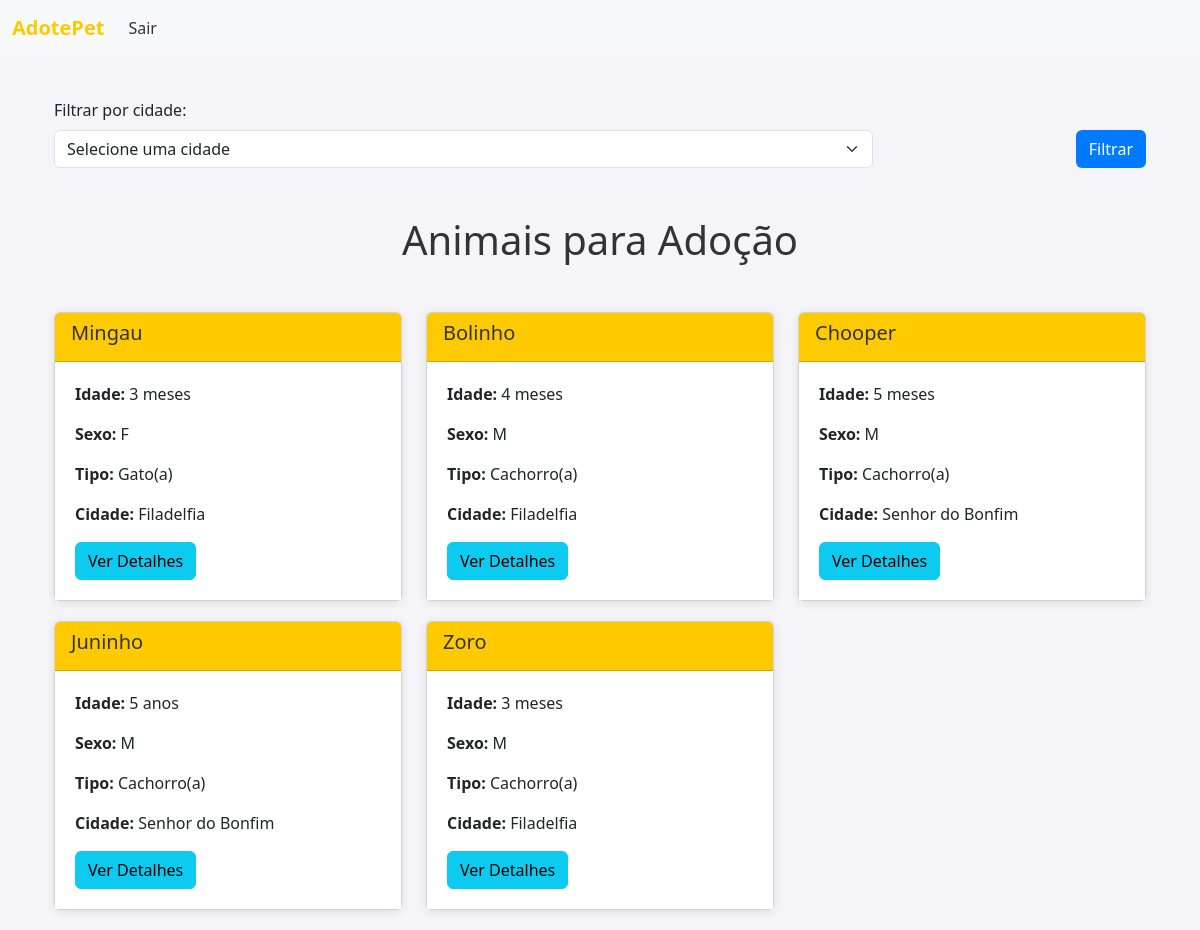
The app's page /lista_animais (signed in), older data.
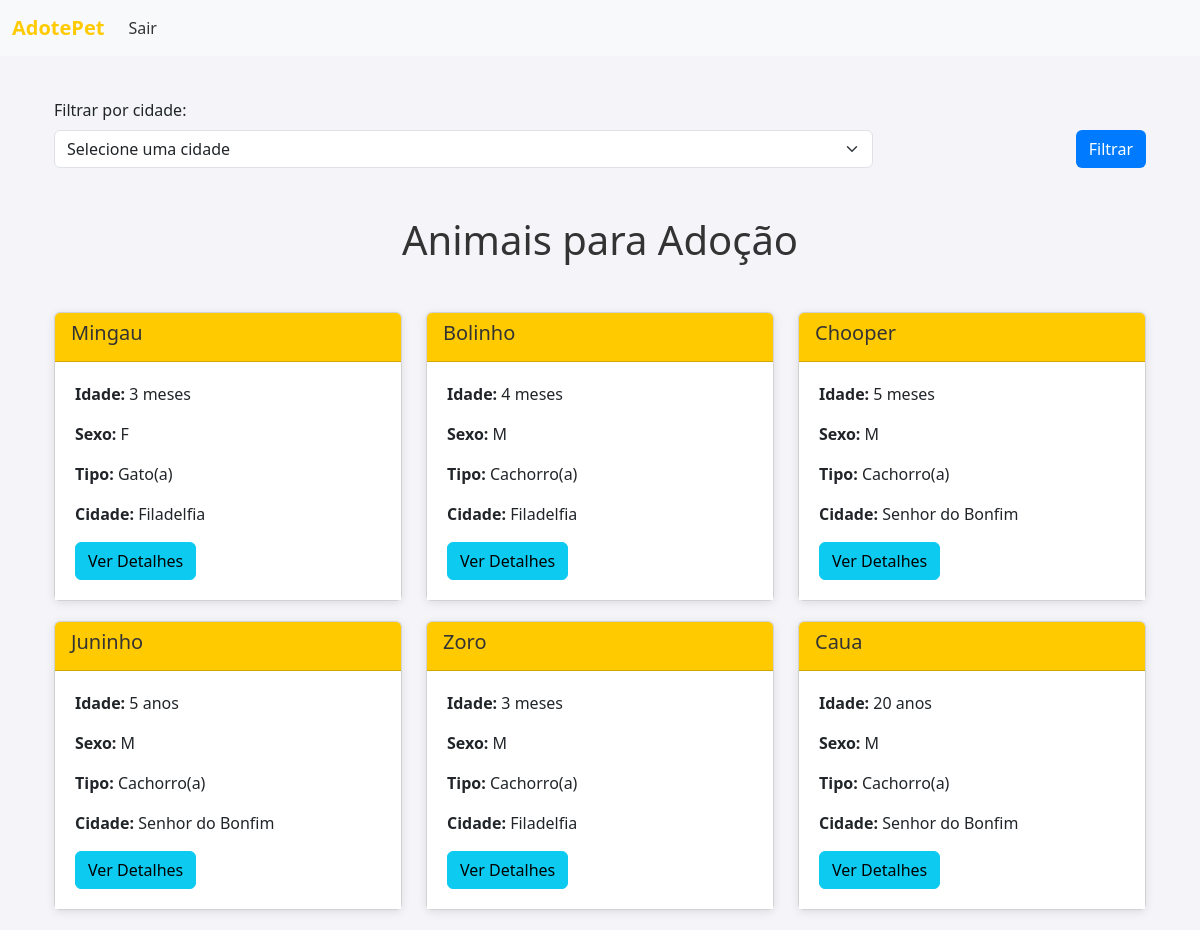
The same page, newer data.
### adote/models.py (models this page shows, shortened)
class Animal(models.Model):
    SEXO_CHOICES = [
        ('M', 'Macho'),
        ('F', 'Fêmea'),
    ]
    nome = models.CharField(max_length=100)
    idade_anos = models.PositiveIntegerField(blank=True, null=True, help_text="Preencha apenas se a idade estiver em anos.")
    idade_meses = models.PositiveIntegerField(blank=True, null=True, help_text="Preencha apenas se a idade estiver em meses.")
    sexo = models.CharField(max_length=1, choices=SEXO_CHOICES, default='M')
    tipo = models.ForeignKey(TipoAnimal, on_delete=models.CASCADE, related_name="animais")
    descricao = models.TextField(blank=True)
    local = models.ForeignKey(Local, on_delete=models.CASCADE, related_name="animais")
    adotado = models.BooleanField(default=False)
    adotante = models.ForeignKey(
        settings.AUTH_USER_MODEL,
          null=True, blank=True,
            on_delete=models.SET_NULL, related_name='animais_adotados')#Novo campo p/ o adotante
    doador = models.ForeignKey(
        settings.AUTH_USER_MODEL,
        null=True,
        blank=True,
        on_delete=models.SET_NULL,
        related_name='animais_doados'
    )
    def idade_formatada(self):
        if self.idade_anos:
            return f"{self.idade_anos} anos"
        elif self.idade_meses:
            return f"{self.idade_meses} meses"
        return "Idade não especificada"

class TipoAnimal(models.Model):
    nome = models.CharField(max_length=50, unique=True)
    descricao = models.TextField(blank=True)

class Local(models.Model):
    cidade = models.CharField(max_length=100)
    estado = models.CharField(max_length=50)

### adote/views.py (the view)
# urls.py: path('lista_animais', views.lista_animais, name='lista_animais'),
@login_required
def lista_animais(request):
    animais = Animal.objects.all()
    locais = Local.objects.all()
    cidade = request.GET.get('cidade')
    if cidade:
        animais = animais.filter(local__cidade=cidade)
    return render(request, 'lista_animais.html', {'animais': animais, 'locais': locais})

### adote/templates/lista_animais.html (shortened to what this page needs)
{% extends 'base.html' %}
{% block content %}
    <div class="container mt-5">
        <form method="get" action="" class="filter-form d-flex justify-content-between align-items-end mb-5">
            <div class="form-group w-75">
                <label for="cidade" class="form-label">Filtrar por cidade:</label>
                <select name="cidade" id="cidade" class="form-select">
                    <option value="">Selecione uma cidade</option>
                </select>
            </div>
            <button type="submit" class="btn btn-custom ml-3">Filtrar</button>
        </form>
        <h1 class="text-center mb-5">Animais para Adoção</h1>
        <div class="row">
            {% for animal in animais %}
                <div class="col-md-4">
                    <div class="card">
                        <div class="card-header">
                            <h5 class="card-title">{{ animal.nome }}</h5>
                        </div>
                        <div class="card-body">
                            <p><strong>Idade:</strong> {{ animal.idade_formatada }}</p>
                            <p><strong>Sexo:</strong> {{ animal.sexo }}</p>
                            <p><strong>Tipo:</strong> {{ animal.tipo.nome }}</p>
                            <p><strong>Cidade:</strong> {{ animal.local.cidade }}</p>
                            <a href="{% url 'detalhes_animal' animal.id %}" class="btn btn-info">Ver Detalhes</a>
                        </div>
                    </div>
                </div>
            {% empty %}
                <div class="col-12">
                    <div class="alert alert-warning" role="alert">
                        Nenhum animal encontrado.
                    </div>
                </div>
            {% endfor %}
        </div>
    </div>
{% endblock %}

Row changes from the older to the newer data that the page shows:
added Animal: nome "Caua", idade_formatada "20 anos", sexo "M", tipo.nome "Cachorro(a)", local.cidade "Senhor do Bonfim"
